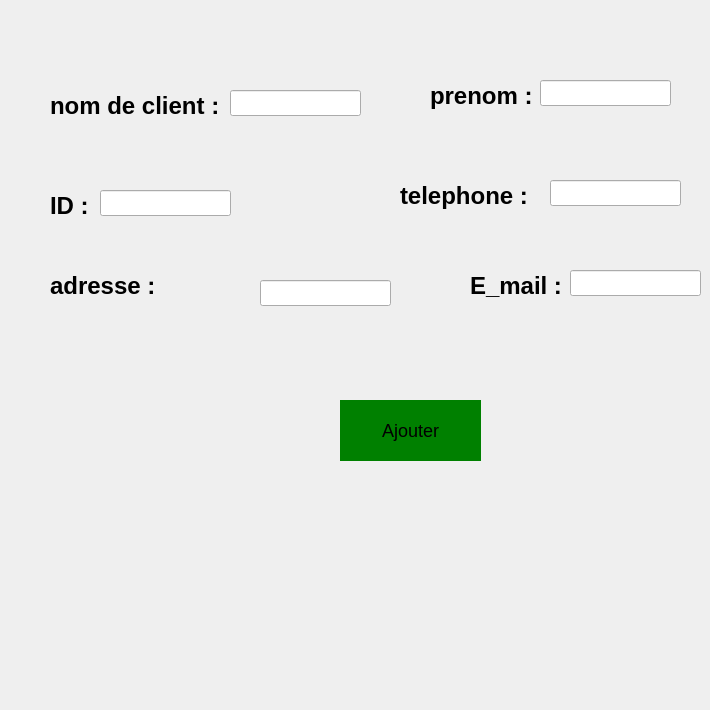
      <widget class="QWidget" name="tab_77">
       <attribute name="icon">
        <iconset>
         <normaloff>:/images/add.png</normaloff>:/images/add.png</iconset>
       </attribute>
       <attribute name="title">
        <string>Ajouter</string>
       </attribute>
       <widget class="QLabel" name="label_333">
        <property name="geometry">
         <rect>
          <x>50</x>
          <y>80</y>
          <width>221</width>
          <height>51</height>
         </rect>
        </property>
        <property name="styleSheet">
         <string notr="true">QLabel {
    font-family: 'Arial';    /* You can change this to any preferred font */
    font-size: 24px;         /* Adjust this value for the desired text size */
    color: #000000;          /* Dark color code */
    font-weight: bold;       /* Makes the text bold */
}
</string>
        </property>
        <property name="text">
         <string>nom de client :</string>
        </property>
       </widget>
       <widget class="QLabel" name="label_334">
        <property name="geometry">
         <rect>
          <x>430</x>
          <y>70</y>
          <width>111</width>
          <height>51</height>
         </rect>
        </property>
        <property name="styleSheet">
         <string notr="true">QLabel {
    font-family: 'Arial';    /* You can change this to any preferred font */
    font-size: 24px;         /* Adjust this value for the desired text size */
    color: #000000;          /* Dark color code */
    font-weight: bold;       /* Makes the text bold */
}
</string>
        </property>
        <property name="text">
         <string>prenom :</string>
        </property>
       </widget>
       <widget class="QLabel" name="label_335">
        <property name="geometry">
         <rect>
          <x>50</x>
          <y>180</y>
          <width>51</width>
          <height>51</height>
         </rect>
        </property>
        <property name="styleSheet">
         <string notr="true">QLabel {
    font-family: 'Arial';    /* You can change this to any preferred font */
    font-size: 24px;         /* Adjust this value for the desired text size */
    color: #000000;          /* Dark color code */
    font-weight: bold;       /* Makes the text bold */
}
</string>
        </property>
        <property name="text">
         <string>ID :</string>
        </property>
       </widget>
       <widget class="QLabel" name="label_336">
        <property name="geometry">
         <rect>
          <x>0</x>
          <y>530</y>
          <width>221</width>
          <height>171</height>
         </rect>
        </property>
        <property name="text">
         <string/>
        </property>
        <property name="pixmap">
         <pixmap>:/images/Shinny__7_-removebg-preview.png</pixmap>
        </property>
        <property name="scaledContents">
         <bool>true</bool>
        </property>
       </widget>
       <widget class="QPushButton" name="pushButton_90">
        <property name="geometry">
         <rect>
          <x>340</x>
          <y>400</y>
          <width>141</width>
          <height>61</height>
         </rect>
        </property>
        <property name="styleSheet">
         <string notr="true">QPushButton {
    color: #000000;          /* Text color: deep black */
    font-size: 18px;         /* Text size: slightly bigger */
    background-color: green; /* Button background color */
    border: none;            /* Optional: Remove the border */
    padding: 10px;           /* Optional: Add padding for a better look */
}

QPushButton:hover {
    background-color: darkgreen; /* Optional: Change background color on hover */
}

QPushButton:pressed {
    background-color: lightgreen; /* Optional: Change background color on press */
}
</string>
        </property>
        <property name="text">
         <string>Ajouter</string>
        </property>
       </widget>
       <widget class="QLineEdit" name="lineEdit_nomc_3">
        <property name="geometry">
         <rect>
          <x>230</x>
          <y>90</y>
          <width>131</width>
          <height>26</height>
         </rect>
        </property>
       </widget>
       <widget class="QLineEdit" name="lineEdit_ID_5">
        <property name="geometry">
         <rect>
          <x>100</x>
          <y>190</y>
          <width>131</width>
          <height>26</height>
         </rect>
        </property>
       </widget>
       <widget class="QLineEdit" name="lineEdit_PRENOM_3">
        <property name="geometry">
         <rect>
          <x>540</x>
          <y>80</y>
          <width>131</width>
          <height>26</height>
         </rect>
        </property>
       </widget>
       <widget class="QLineEdit" name="lineEdit_ADRESSE">
        <property name="geometry">
         <rect>
          <x>260</x>
          <y>280</y>
          <width>131</width>
          <height>26</height>
         </rect>
        </property>
       </widget>
       <widget class="QLabel" name="label_337">
        <property name="geometry">
         <rect>
          <x>470</x>
          <y>260</y>
          <width>191</width>
          <height>51</height>
         </rect>
        </property>
        <property name="styleSheet">
         <string notr="true">QLabel {
    font-family: 'Arial';    /* You can change this to any preferred font */
    font-size: 24px;         /* Adjust this value for the desired text size */
    color: #000000;          /* Dark color code */
    font-weight: bold;       /* Makes the text bold */
}
</string>
        </property>
        <property name="text">
         <string>E_mail :</string>
        </property>
       </widget>
       <widget class="QLabel" name="label_338">
        <property name="geometry">
         <rect>
          <x>50</x>
          <y>260</y>
          <width>191</width>
          <height>51</height>
         </rect>
        </property>
        <property name="styleSheet">
         <string notr="true">QLabel {
    font-family: 'Arial';    /* You can change this to any preferred font */
    font-size: 24px;         /* Adjust this value for the desired text size */
    color: #000000;          /* Dark color code */
    font-weight: bold;       /* Makes the text bold */
}
</string>
        </property>
        <property name="text">
         <string>adresse :</string>
        </property>
       </widget>
       <widget class="QLineEdit" name="lineEdit_E_MAIL">
        <property name="geometry">
         <rect>
          <x>570</x>
          <y>270</y>
          <width>131</width>
          <height>26</height>
         </rect>
        </property>
       </widget>
       <widget class="QLineEdit" name="lineEdit_TELEPHONE">
        <property name="geometry">
         <rect>
          <x>550</x>
          <y>180</y>
          <width>131</width>
          <height>26</height>
         </rect>
        </property>
       </widget>
       <widget class="QLabel" name="label_339">
        <property name="geometry">
         <rect>
          <x>400</x>
          <y>170</y>
          <width>141</width>
          <height>51</height>
         </rect>
        </property>
        <property name="styleSheet">
         <string notr="true">QLabel {
    font-family: 'Arial';    /* You can change this to any preferred font */
    font-size: 24px;         /* Adjust this value for the desired text size */
    color: #000000;          /* Dark color code */
    font-weight: bold;       /* Makes the text bold */
}
</string>
        </property>
        <property name="text">
         <string>telephone :</string>
        </property>
       </widget>
      </widget>
